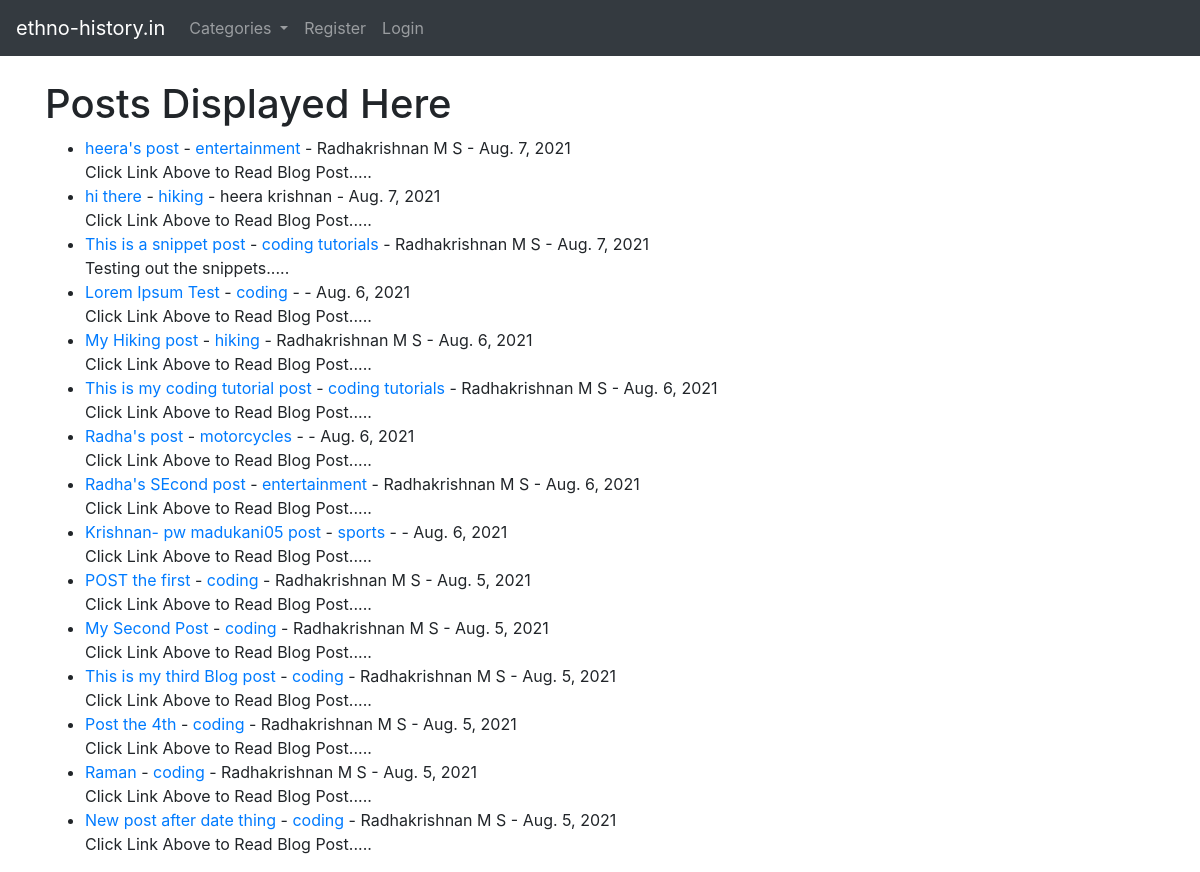
The app's page /, older data.
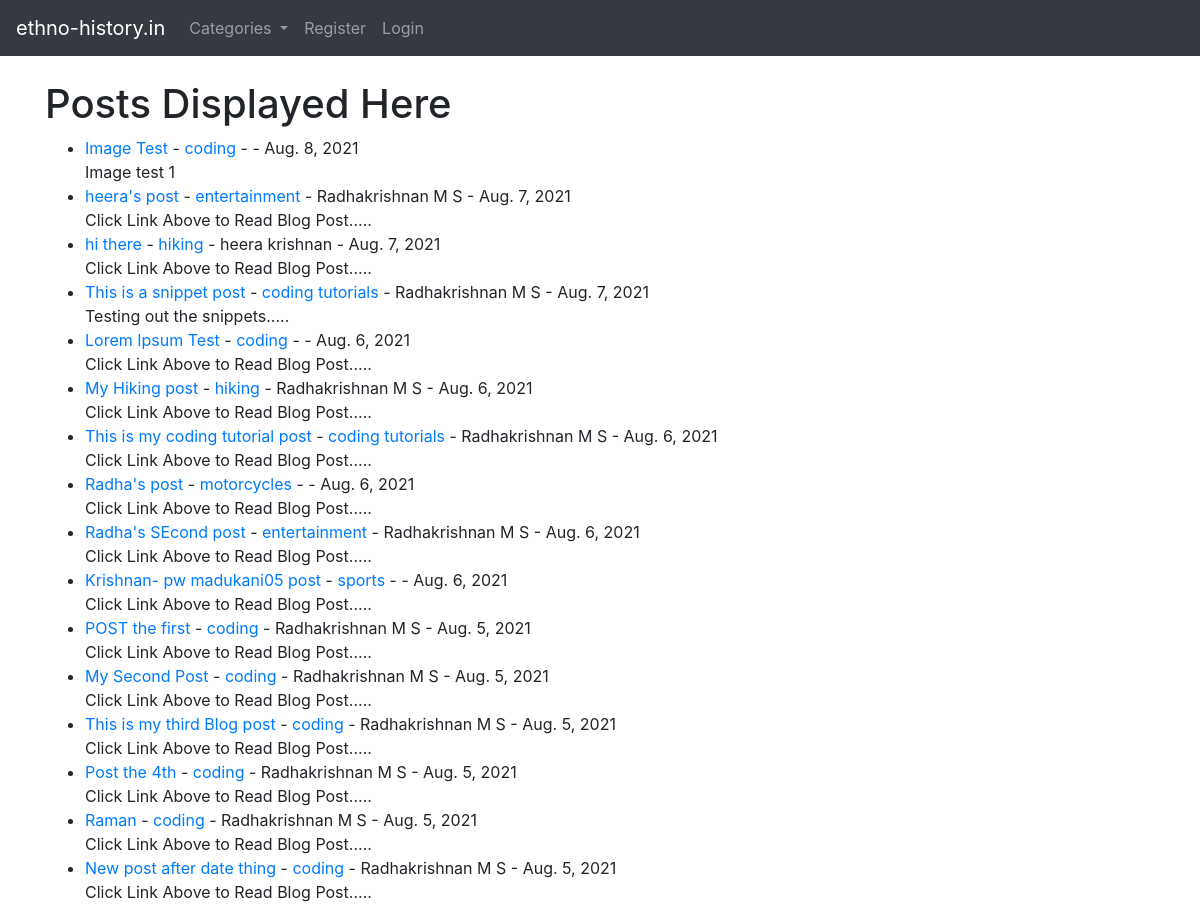
The same page, newer data.
### theblog/models.py (models this page shows, shortened)
class Post(models.Model):
	title = models.CharField(max_length=255)
	header_image = models.ImageField(null=True, blank=True,upload_to="images/")
	title_tag = models.CharField(max_length=255)
	author = models.ForeignKey(User, on_delete=models.CASCADE)
	body = RichTextField(blank=True, null=True)
	post_date = models.DateField(auto_now_add=True)
	category = models.CharField(max_length=255, default='coding')
	snippet = models.CharField(max_length=255)
	likes = models.ManyToManyField(User, related_name='blog_posts')

### theblog/views.py (the view)
# urls.py: path('', HomeView.as_view(), name="home"),
class HomeView(ListView):
	model = Post
	template_name = 'home.html'
	ordering = [ '-post_date' ]
	def get_context_data(self, *args, **kwargs):
		cat_menu = Category.objects.all()
		context = super(HomeView, self).get_context_data(*args, **kwargs)
		context["cat_menu"] = cat_menu
		return context

### theblog/models.py (called while the page is built)
	def __str__(self):
		return self.name

### theblog/templates/home.html (shortened to what this page needs)
{% extends 'base.html' %}
{% block content %}
<h1>Posts Displayed Here</h1>
<ul>
{% for post in object_list %}
	<li>
		<a href="{% url 'article-detail' post.pk %}">{{ post.title }}</a>
		 - <a href="{% url 'category' post.category|slugify %}">{{post.category}}</a>
		 - {{ post.author.first_name }} {{ post.author.last_name }}
		 - {{ post.post_date }}
		 <br/>
		{{ post.snippet }}
	</li>
{% endfor %}
</ul>
{% endblock %}

Row changes from the older to the newer data that the page shows:
added Post: title "Image Test", category "coding", post_date "Aug. 8, 2021", snippet "Image test 1"
